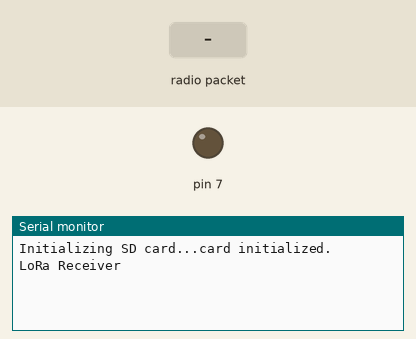
Simulated run of this sketch. Board: Arduino Uno, built with avr-gcc and run on an emulated ATmega328P. Parts: output pins drawn as LEDs (lit = HIGH), the last lines printed to the serial monitor. The test bench sets the inputs (shaded band). The local clock reads 2024-03-15 10:24:30 at power-on unless the sketch sets it; storage starts empty; no radio packets arrive unless stated.

Above: at 1.2 s.
1.3 s: radio packet "1" arrives
At 1.8 s:
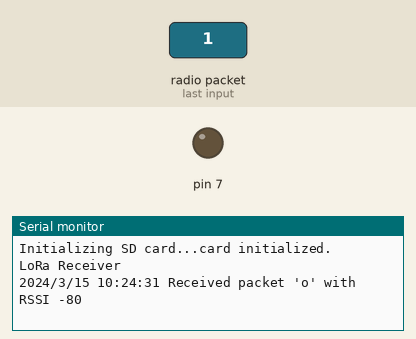
2.8 s: radio packet "0" arrives
At 4.0 s:
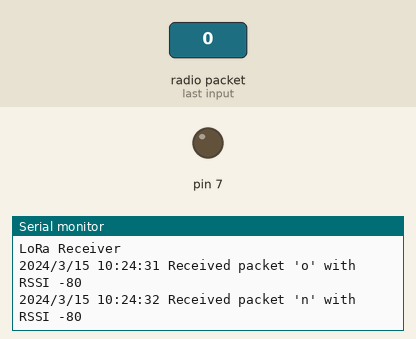
4.3 s: radio packet "2" arrives
At 5.3 s:
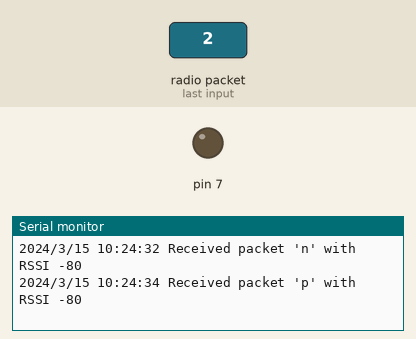

The sketch:

LoRaReceiver_with_sd_logger_hmmmm_more_testing.ino
```cpp
#include <SPI.h>
#include <LoRa.h>
#include <SD.h>
#include <Wire.h>
#include "RTClib.h"

#define ECHO_TO_SERIAL   1 // echo data to serial port

RTC_DS1307 RTC; // define the Real Time Clock object
const int chipSelect = 7;


char temp;
int rssi;
 char filename = "LOGGER00.CSV";

void error(char *str)
{
  Serial.print("error: ");
  Serial.println(str);
 while(1);
}


void setup() {
  Serial.begin(9600);
  while (!Serial);
Serial.print("Initializing SD card...");
  // make sure that the default chip select pin is set to
  // output, even if you don't use it:
  pinMode(7, OUTPUT);
  //pinMode(10, OUTPUT);
 if (!SD.begin(chipSelect)) {
    Serial.println("Card failed, or not present");
    // don't do anything more:
    while(1);
  }
  else {
    Serial.println("card initialized.");
   // File dataFile = SD.open("datalog.txt", FILE_WRITE);
    //if (dataFile) {
     // dataFile.println("Start");
     // dataFile.println("");
     // dataFile.close();

    //}
  }
  // connect to RTC
  Wire.begin();
  if (!RTC.begin()) {

    Serial.println("RTC failed");

  }

  Serial.println("LoRa Receiver");

  if (!LoRa.begin(915E6)) {
    Serial.println("Starting LoRa failed!");
    while (1);
  }
}

void loop() {
 DateTime now;
  // try to parse packet
  int packetSize = LoRa.parsePacket();
  if (packetSize) {

    now = RTC.now();

  Serial.print(now.year(), DEC);
  Serial.print("/");
  Serial.print(now.month(), DEC);
  Serial.print("/");
  Serial.print(now.day(), DEC);
  Serial.print(" ");
  Serial.print(now.hour(), DEC);
  Serial.print(":");
  Serial.print(now.minute(), DEC);
  Serial.print(":");
  Serial.print(now.second(), DEC);

    // received a packet
    Serial.print(" Received packet '");

    // read packet

    while (LoRa.available()) {
      temp += (char)LoRa.read();
          }
          Serial.print(temp);

    // print RSSI of packet
    Serial.print("' with RSSI ");

    rssi = LoRa.packetRssi();
    Serial.println(rssi);
    //Serial.println(LoRa.packetRssi());
   writeFile();
  }
  temp = "";
}

void writeFile() {
DateTime now;
  now = RTC.now();

File dataFile = SD.open("datalog.txt", FILE_WRITE);
if (dataFile)  {
  dataFile.print(now.year(), DEC);
  dataFile.print("/");
  dataFile.print(now.month(), DEC);
  dataFile.print("/");
  dataFile.print(now.day(), DEC);
  dataFile.print(" ");
  dataFile.print(now.hour(), DEC);
  dataFile.print(":");
  dataFile.print(now.minute(), DEC);
  dataFile.print(":");
  dataFile.print(now.second(), DEC);
 dataFile.print(" Received packet '");
dataFile.print(temp);
dataFile.print("' with RSSI ");
 dataFile.println(rssi);
    dataFile.close();
} else {
    Serial.println("error opening datalog.txt");
  }
  }
```

Measured:
- after the input at 1.3 s, the serial monitor: prints a new line at once (image 1)
- after the input at 2.8 s, the serial monitor: prints a new line at once (image 2)
- after the input at 4.3 s, the serial monitor: prints a new line at once (image 3)
